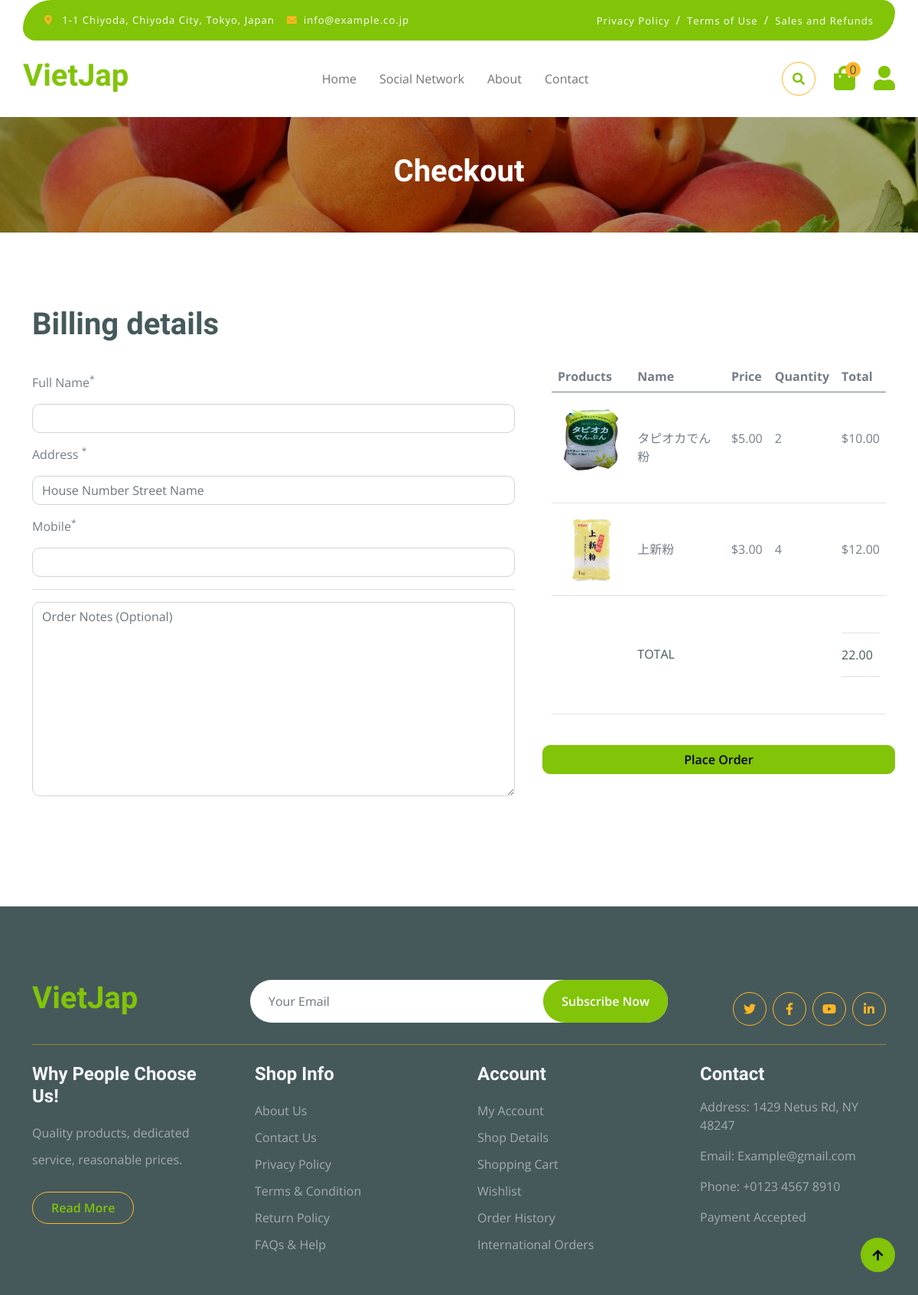
The app's page /checkout/ (signed in) with its own data.
### cart/models.py (models this page shows, shortened)
class CartDetail(models.Model):
    id = models.AutoField(primary_key=True)
    cart = models.ForeignKey(Cart, on_delete=models.CASCADE)
    ingredient = models.ForeignKey(Ingredient, on_delete=models.CASCADE)
    quantity = models.IntegerField(default=1)
    def get_total_price(self):
        return self.quantity * self.ingredient.price

class Cart(models.Model):
    id = models.AutoField(primary_key=True)
    user = models.OneToOneField(User, on_delete=models.CASCADE)
    sum = models.IntegerField(default=0)
    def get_cart_total(self):
        return sum(item.get_total_price() for item in self.cartdetail_set.all())

### dish/models.py (models this page shows, shortened)
class Ingredient(models.Model):
    id = models.AutoField(primary_key=True)
    name = models.CharField(max_length=255)
    category = models.CharField(max_length=100,null=True, blank=True)
    quantity = models.IntegerField(default=0, null=True, blank=True)
    price = models.DecimalField(max_digits=10, decimal_places=2, default=0.00)
    image = models.ImageField(upload_to='ingredient/', null=True, blank=True)
    @property
    def ImageURL(self):
        if self.image:
            return self.image.url
        return ''

### order/views.py (the view)
# urls.py: path('checkout/', include('order.urls')),
def checkout(request):
    if request.user.is_authenticated:
        user = request.user
        cart, created = Cart.objects.get_or_create(user=user)
        cartDetails = cart.cartdetail_set.all()
        totalPrice = cart.get_cart_total()
    else:
        cartDetails = []
        cart = None
        totalPrice = 0
    context = { 'cart': cart, 'cartDetails': cartDetails, 'totalPrice': totalPrice }
    return render(request, 'checkout.html', context)

### templates/checkout.html (shortened to what this page needs)
{% extends 'base.html' %}
{% load static %}
{% block checkout-content %}
        <div class="container-fluid page-header py-5">
            <h1 class="text-center text-white display-6">Checkout</h1>
        </div>
        <div class="container-fluid py-5">
            <div class="container py-5">
                <h1 class="mb-4">Billing details</h1>
                <form method="post" action="{% url 'place_order' %}">
                    <div class="row g-5">
                        <div class="col-md-12 col-lg-6 col-xl-7">
                            <div class="row">
                                <div class="col-md-12">
                                    <div class="form-item w-100">
                                        <label class="form-label my-3">Full Name<sup>*</sup></label>
                                        <input type="text" class="form-control" name="name" required>
                                    </div>
                                </div>
                            </div>
                            <div class="form-item">
                                <label class="form-label my-3">Address <sup>*</sup></label>
                                <input type="text" class="form-control" name="address" placeholder="House Number Street Name" required>
                            </div>
                            <div class="form-item">
                                <label class="form-label my-3">Mobile<sup>*</sup></label>
                                <input type="tel" class="form-control" name="phone" required>
                            </div>
                            <hr>
                            <div class="form-item">
                                <textarea name="note" class="form-control" spellcheck="false" cols="30" rows="10" placeholder="Order Notes (Optional)"></textarea>
                            </div>
                        </div>
                        <div class="col-md-12 col-lg-6 col-xl-5">
                            <div class="table-responsive">
                                <table class="table">
                                    <thead>
                                        <tr>
                                            <th scope="col">Products</th>
                                            <th scope="col">Name</th>
                                            <th scope="col">Price</th>
                                            <th scope="col">Quantity</th>
                                            <th scope="col">Total</th>
                                        </tr>
                                    </thead>
                                    <tbody>
                                        {% for item in cartDetails %}
                                        <tr>
                                            <th scope="row">
                                                <div class="d-flex align-items-center mt-2">
                                                    <img src="{{ item.ingredient.ImageURL }}" class="img-fluid rounded-circle" style="width: 90px; height: 90px;" alt="">
                                                </div>
                                            </th>
                                            <td class="py-5">{{ item.ingredient.name }}</td>
                                            <td class="py-5">${{ item.ingredient.price }}</td>
                                            <td class="py-5">{{ item.quantity }}</td>
                                            <td class="py-5">${{ item.get_total_price }}</td>
                                        </tr>
                                        {% endfor %}
                                        <tr>
                                            <th scope="row">
                                            </th>
                                            <td class="py-5">
                                                <p class="mb-0 text-dark text-uppercase py-3">TOTAL</p>
                                            </td>
                                            <td class="py-5"></td>
                                            <td class="py-5"></td>
                                            <td class="py-5">
                                                <div class="py-3 border-bottom border-top">
                                                    <p class="mb-0 text-dark">{{ cart.get_cart_total }}</p>
                                                </div>
                                            </td>
                                        </tr>
                                    </tbody>
                                </table>
                            </div>
                            <div class="row g-4 text-center align-items-center justify-content-center pt-4">
                                 <button type="submit" class="btn btn-primary">Place Order</button>
                            </div>
                        </div>
                    </div>
                </form>
            </div>
        </div>
{% endblock checkout-content %}

### static/css/style.css (style rules this page uses)
.btn { font-weight: 600; transition: .5s; }
.page-header { position: relative; background: linear-gradient(rgba(0, 0, 0, 0.3), rgba(0, 0, 0, 0.3)), url(../img/cart-page-header-img.jpg); background-position: center center; background-repeat: no-repeat; background-size: cover; }
@media (min-width: 992px) { .hero-header, .page-header { margin-top: 152px !important; } }

### records on screen
CartDetail: ingredient.ImageURL (picture), ingredient.name "タピオカでん粉", ingredient.price "5.00", quantity "2", get_total_price "10.00"
CartDetail: ingredient.ImageURL (picture), ingredient.name "上新粉", ingredient.price "3.00", quantity "4", get_total_price "12.00"
Cart: get_cart_total "22.00"

### other values on screen
{{ quantity|default:0 }} "0"
